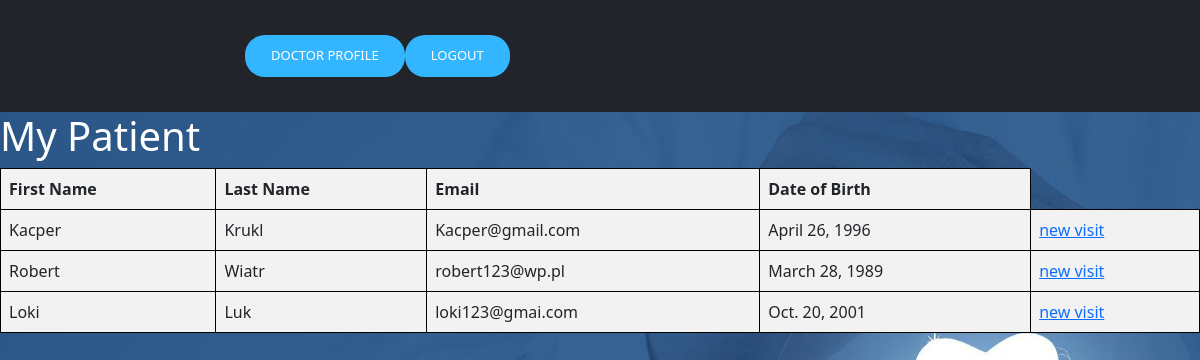
The app's page /my_patients/ (signed in) with its own data.
### users/models.py (models this page shows, shortened)
class Patient(models.Model):
    user = models.OneToOneField(User, on_delete=models.CASCADE, related_name='patient')
    doctor = models.ForeignKey(Doctor, on_delete=models.SET_NULL, null=True, blank=True)
    date_of_birth = models.DateField(null=True, blank=True)

### users/views.py (the view)
# urls.py: path('my_patients/', views.my_patients, name='my_patients'),
@login_required
def my_patients(request):
    doctor = request.user.doctor
    patients = Patient.objects.filter(doctor=doctor)
    return render(request, 'users/my_patients.html', {'patients': patients})

### users/templates/users/my_patients.html (shortened to what this page needs)
{% extends 'users/base_doctor.html' %}
{% block content %}
<!DOCTYPE html>
<html lang="en">
<head>
</head>
<body>
    <h1>My Patient</h1>
    <table>
        <thead>
            <tr>
                <th>First Name</th>
                <th>Last Name</th>
                <th>Email</th>
                <th>Date of Birth</th>
            </tr>
        </thead>
        <tbody>
            {% for patient in patients %}
                <tr>
                    <td>{{ patient.user.first_name }}</td>
                    <td>{{ patient.user.last_name }}</td>
                    <td>{{ patient.user.email }}</td>
                    <td>{{ patient.date_of_birth }}</td>
                    <td><a href="{% url 'add_visit' patient.id %}">new visit</a></td>
                </tr>
            {% endfor %}
        </tbody>
    </table>
</body>
</html>
{% endblock %}

### users/templates/users/base_doctor.html (shortened to what this page needs)
<!doctype html>
{% load static %}
<html lang="en">
  <head>
    <link rel="stylesheet" href="{% static 'users/css/main.css' %}" type="text/css">
    <link href="https://cdn.jsdelivr.net/npm/bootstrap@5.0.0-beta3/dist/css/bootstrap.min.css" rel="stylesheet">
  </head>
  {% load static %}
<body id="bg" style="background-image: url({% static 'image/background.jpg' %});">
    <nav class="navbar navbar-expand-lg navbar-dark bg-dark" id="main-navbar">
        <div class="container">
          <div class="collapse navbar-collapse" id="navbarNavAltMarkup">
            <form class="d-flex" id="authstyle">
              {% if user.is_authenticated %}
                <a href="{% url 'doctor_profile' %}" class="btn" style="color: white; background-color: #33B5FF;"type="submit" id="header-links">Doctor Profile </a>
                <a href="{% url 'logout' %}" class="btn" style="color: white; background-color: #33B5FF;"type="submit" id="header-links"> Logout </a>
              {% endif %}
              </form>
          </div>
        </div>
    </nav>
      <div>
        {% block content %}
        {% endblock content %}
      </div>
  </body>
</html>

### users/static/users/css/main.css (style rules this page uses)
#bg { background-repeat: no-repeat; background-size: cover; background-attachment: fixed; }
#main-navbar { color: white; min-height: 14vh; font-size: 15px; }
#authstyle { margin-left: 17%; border-radius: 50%; }
#header-links { position: relative; border-radius: 20px; display: inline-block; padding: 10px 25px; text-transform: uppercase; text-decoration: none; font-size: 13px; overflow: hidden; transition: 0.2s; }
*,:after,:before { box-sizing:border-box }
a { color:inherit;text-decoration:none }
body { font: 100% / 1.414 "Open Sans", "Roboto", arial, sans-serif; background: #e9e9e9; }
a, [type="submit"] { transition: all .25s ease-in; }
h1, h2 { font-weight: 300; color: rgba(255,255,255,1); }

### users/templates/users/my_patients.html (style rules this page uses)
table { width: 100%; border-collapse: collapse; }
th, td { border: 1px solid black; padding: 8px; text-align: left; }
th, td { background-color: #f2f2f2; }

### records on screen
Patient: user.first_name "Kacper", user.last_name "Krukl", user.email "Kacper@gmail.com", date_of_birth "April 26, 1996"
Patient: user.first_name "Robert", user.last_name "Wiatr", user.email "robert123@wp.pl", date_of_birth "March 28, 1989"
Patient: user.first_name "Loki", user.last_name "Luk", user.email "loki123@gmai.com", date_of_birth "Oct. 20, 2001"
